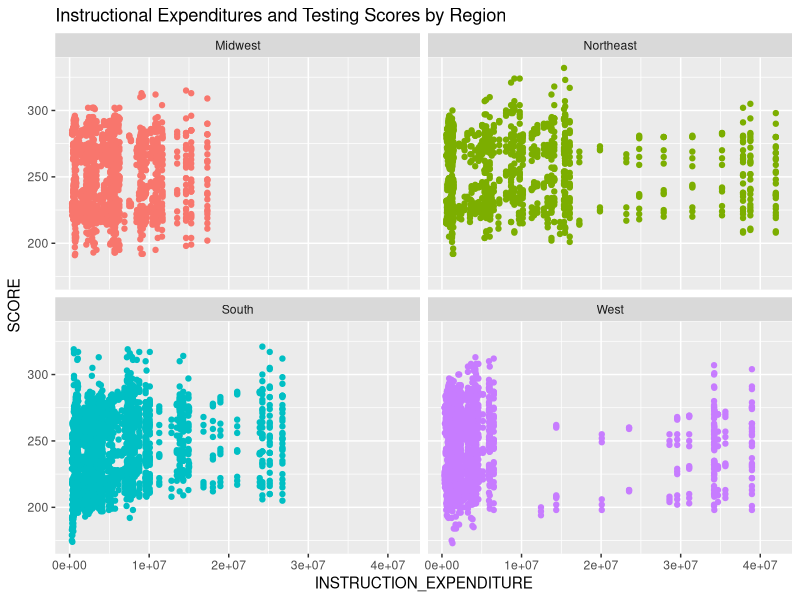
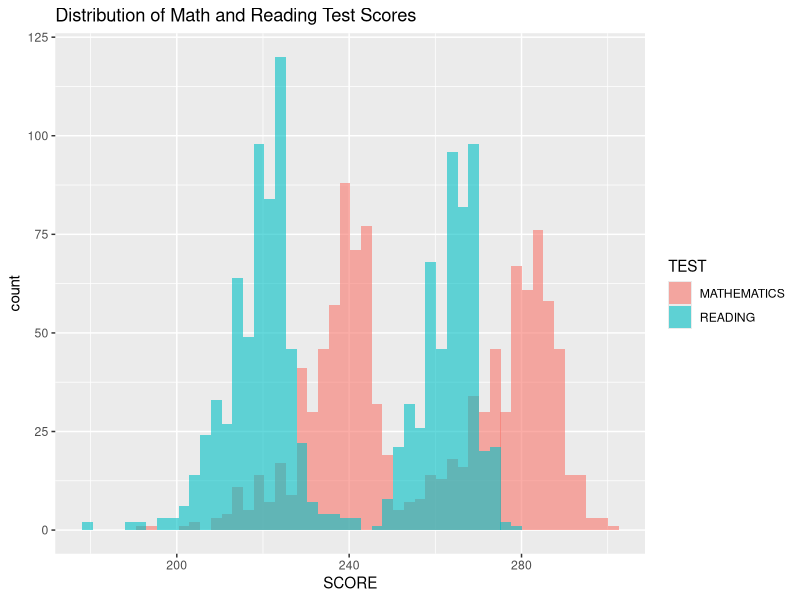
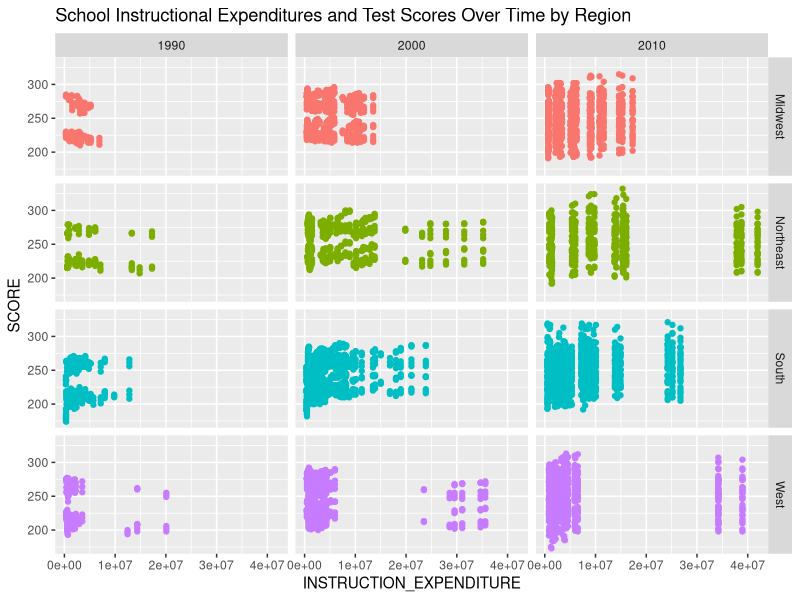

Reproduce these figures in R, in order.
## ---- chunk 1
knitr::opts_chunk$set(echo = FALSE, fig.align = 'center', message = FALSE, warning = FALSE)
## ---- chunk 2
library(readxl)
library(tidyverse)
## ---- chunk 3
schools <- read_excel(here::here("data", "US_schools_data.xlsx"))
## ---- chunk 4
# Select the relevant columns
schools <- schools %>% 
  select(PRIMARY_KEY, ends_with(c("EXPENDITURE", "READING", "MATHEMATICS")))
## ---- chunk 5
# Split primary key
schools <- schools %>% 
  mutate(
    YEAR = as.integer(str_extract(PRIMARY_KEY, "^\\d{4}")),
    STATE = str_extract(PRIMARY_KEY, "(?<=\\d{4}_).*")
  ) %>%
  select(YEAR, STATE, TOTAL_EXPENDITURE:G08_TR_A_MATHEMATICS) 
## ---- chunk 6
# Pivot longer
schools <- schools %>% 
  pivot_longer(
    cols = ends_with(c("MATHEMATICS", "READING")),
    names_to = c("GRADE", "RACE", "SEX", "TEST"),
    values_to = "SCORE",
    names_sep = "_"
  )
## ---- chunk 7
# Seperate into regions
# Note: DODEA stands for "Department of Defense Education Activity," which are 
# DoD sponsored schools located in Virginia. Due to this, DODEA is put into 
# the same geographic region as Virginia.
# Additionally, National is grouped into its own region.

northeast <- c("MAINE", "NEW_HAMPHSIRE", "VERMONT", "MASSACHUSETTS", "RHODE_ISLAND", "CONNECTICUT", "NEW_YORK", "NEW_JERSEY", "PENNSYLVANIA")
midwest <- c("OHIO", "MICHIGAN", "INDIANA", "WISCONSIN", "ILLINOIS", "MINNESOTA", "IOWA", "MISSOURI", "NORTH_DAKOTA", "SOUTH_DAKOTA", "NEBRASKA", "KANSAS")
south <- c("DELAWARE", "MARYLAND", "VIRGINIA", "WEST_VIRGINIA", "KENTUCKY", "NORTH_CAROLINA", "SOUTH_CAROLINA", "TENNESSEE", "GEORGIA", "FLORIDA", "ALABAMA", "MISSISSIPPI", "ARKANSAS", "LOUISIANA", "TEXAS", "OKLAHOMA", "DISTRICT_OF_COLUMBIA")
west <- c("MONTANA", "IDAHO", "WYOMING", "COLORADO", "NEW_MEXICO", "ARIZONA", "UTAH", "NEVADA", "CALIFORNIA", "OREGON", "WASHINGTON", "ALASKA", "HAWAII")


schools <- schools %>%
  mutate(
    REGION = as.factor(case_when(
      STATE %in% northeast ~ "Northeast",
      STATE %in% midwest ~ "Midwest",
      STATE %in% south ~ "South",
      STATE %in% west ~ "West",
      STATE=="NATIONAL" ~ "NATIONAL"
    )),
    SEX = as.factor(SEX),
    RACE = as.factor(RACE)
  )
# Write more on later: grouping based off geography is significant as geography correlates with lots of significant factors, such as political views of population, major industries, etc.
## ---- chunk 8
# Additional cleaning here maybe lmao
## ---- chunk 9
# Excluding National: nothing significant about National here

schools %>%
  filter(REGION!="NATIONAL", !is.na(INSTRUCTION_EXPENDITURE) & !is.na(SCORE)) %>%
  ggplot(mapping=aes(color=REGION)) +
  geom_point(mapping=aes(y=SCORE, x=INSTRUCTION_EXPENDITURE), show.legend=FALSE) +
  facet_wrap(~ REGION, ncol = 2) +
  labs(title = "Instructional Expenditures and Testing Scores by Region")
## ---- chunk 10
schools %>%
  filter(REGION!="NATIONAL", !is.na(SCORE), RACE=="A", SEX=="A") %>%
  ggplot(aes(x=SCORE, fill=TEST)) + 
  geom_histogram(alpha=0.6, position="identity", bins = 50) +
  labs(title = "Distribution of Math and Reading Test Scores")
## ---- chunk 11
schools %>%
  filter(REGION!="NATIONAL", !is.na(INSTRUCTION_EXPENDITURE) & !is.na(SCORE)) %>%
  mutate(
    DECADE = floor(YEAR/10) * 10
  ) %>%
  ggplot(mapping=aes(color=REGION)) +
  geom_point(mapping=aes(y=SCORE, x=INSTRUCTION_EXPENDITURE), show.legend=FALSE) +
  facet_grid(REGION ~ DECADE) +
  labs(title = "School Instructional Expenditures and Test Scores Over Time by Region")
## ---- chunk 12
# Model Reading
schools.lm = lm(SCORE~INSTRUCTION_EXPENDITURE,
                data=filter(.data=schools, TEST == "READING"))
broom::glance(schools.lm)$r.squared
## ---- chunk 13
# Model Mathematics

schools.lm = lm(SCORE~INSTRUCTION_EXPENDITURE,
                data=filter(.data=schools, TEST == "MATHEMATICS"))
broom::glance(schools.lm)$r.squared
## ---- chunk 14
# Modeling both tests

schools.lm = lm(SCORE~TEST+INSTRUCTION_EXPENDITURE, data=schools)
broom::glance(schools.lm)$r.squared
## ---- chunk 15
# Modeling with additional variables

schools.lm = lm(SCORE~TEST+INSTRUCTION_EXPENDITURE+YEAR, data=schools)
broom::glance(schools.lm)$r.squared
## ---- chunk 16
# Modeling with additional variables

schools.lm = lm(SCORE~TEST+INSTRUCTION_EXPENDITURE+YEAR, data=schools)
broom::glance(schools.lm)$adj.r.squared
## ---- chunk 17
# Modeling with additional variables

schools.lm = lm(SCORE~TEST+INSTRUCTION_EXPENDITURE+YEAR+GRADE, data=schools)
broom::glance(schools.lm)$adj.r.squared
## ---- chunk 18
# Modeling with additional variables

schools.lm = lm(SCORE~TEST+INSTRUCTION_EXPENDITURE+YEAR+SEX, data=schools)
broom::glance(schools.lm)$adj.r.squared
## ---- chunk 19
# Modeling with additional variables

schools.lm = lm(SCORE~TEST+INSTRUCTION_EXPENDITURE+YEAR+RACE, data=schools)
broom::glance(schools.lm)$adj.r.squared
## ---- chunk 20
# Modeling with additional variables

schools.lm = lm(SCORE~TEST+INSTRUCTION_EXPENDITURE+YEAR+REGION, data=schools)
broom::glance(schools.lm)$adj.r.squared
## ---- chunk 21
# Modeling with additional variables

schools.lm = lm(SCORE~TEST+INSTRUCTION_EXPENDITURE+YEAR+GRADE+SEX, data=schools)
broom::glance(schools.lm)$adj.r.squared
## ---- chunk 22
# Modeling with additional variables

schools.lm = lm(SCORE~TEST+INSTRUCTION_EXPENDITURE+YEAR+GRADE+RACE, data=schools)
broom::glance(schools.lm)$adj.r.squared
## ---- chunk 23
# Modeling with additional variables

schools.lm = lm(SCORE~TEST+INSTRUCTION_EXPENDITURE+YEAR+GRADE+REGION, data=schools)
broom::glance(schools.lm)$adj.r.squared
## ---- chunk 24
# Modeling with additional variables

schools.lm = lm(SCORE~TEST+INSTRUCTION_EXPENDITURE+YEAR+GRADE+RACE+SEX, data=schools)
broom::glance(schools.lm)$adj.r.squared
## ---- chunk 25
# Modeling with additional variables

schools.lm = lm(SCORE~TEST+INSTRUCTION_EXPENDITURE+YEAR+GRADE+RACE+REGION, data=schools)
broom::glance(schools.lm)$adj.r.squared
## ---- chunk 26
# Modeling with additional variables

schools.lm = lm(SCORE~TEST+INSTRUCTION_EXPENDITURE+YEAR+GRADE+RACE+REGION+SEX, data=schools)
broom::glance(schools.lm)$adj.r.squared
## ---- chunk 27
# One scatter plot for each test. X axis is instruction expenditure / year
# Show aggreagate, then plot again with the grades broken up,

summary(schools.lm)
